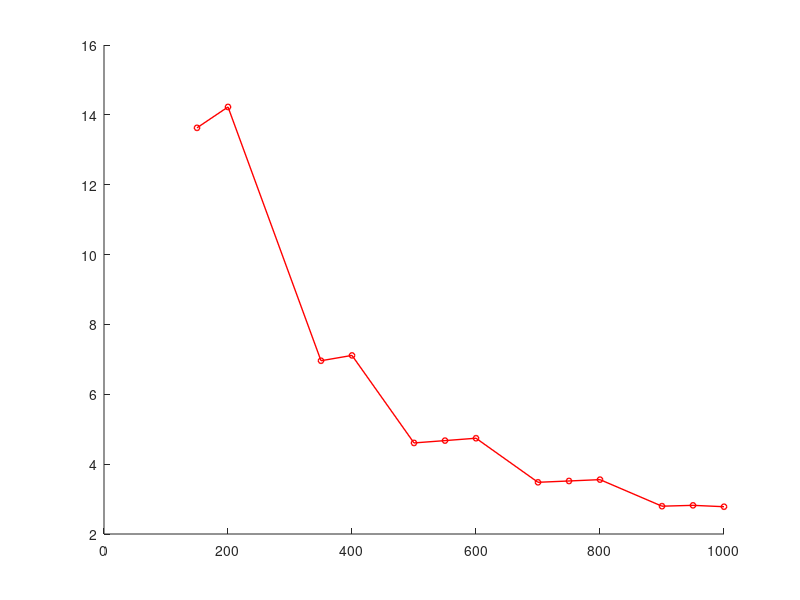
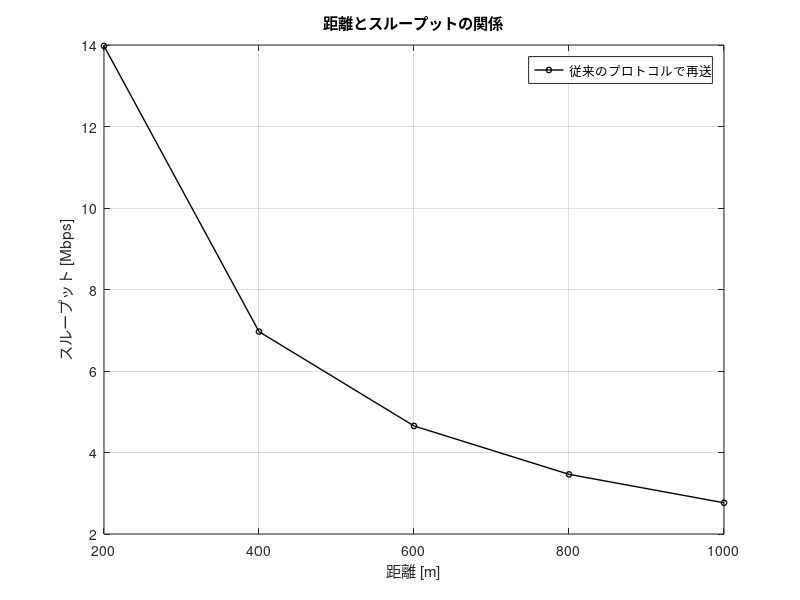

MATLAB code for these plots, in order:
%従来のプロトコル(18Mbps→12Mbps)で再送したときと中継し伝送したときのスループットの比較
clear;
Rmin = [-82, -81, -79, -77, -74, -70, -66, -65]; % 最小受信感度 [dBm]
TR = [6, 9, 12, 18, 24, 36, 48, 54]; % 伝送レート [Mbps]
databit = [24, 36, 48, 72, 96, 144, 192, 216]; % OFDMシンボルごとのデータビット[bit]

Tp = 10; % 送信電力 [dBm]
f = 2.4 * 10^9; % 周波数 [Hz]
c = 3 * 10^8; % 光速 [m/s]

PLCP_pre = 16; % PLCPプリアンブル[μs]
PLCPhead_sig = 1; % PLCPヘッダ（シグナル）[μs]
PLCPhead_ser = 16; % PLCPヘッダ（サービス）[μs]
ACK = 80; % 802.11ACKフレーム[bit]
MAC = 192; % 802.11MACヘッダ[bit]
LLC = 64; % LLCヘッダ[bit]
packet = 12000; % IPパケット長[bit]
FCS = 32; % FCS[bit]
tail = 6; % テイルビット[bit]
SIFS = 10; % [μs]
DIFS = 34; % [μs]
backoff = 101.5; % 平均バックオフ制御時間 [μs]
slottime = 9; % ショートスロットタイム[μs]
max_distance = 1000; % 最大距離 [m]
N_max = 20; % 最大端末数
error_rate=0.03;%通信が失敗する確率
num_trials = 100;%試行回数

p= zeros(size(num_trials));%乱数
ACK_t=zeros(size(Rmin));%ACKフレーム[μs]
data_t=zeros(size(Rmin));%データフレーム[μs]
d_max=zeros(size(Rmin));%各伝送レートでの最大送信距離(50mごと)[m]
N_through=zeros(size(Rmin));%各伝送レートでのスルー出来る最大の端末数


for i = 1:length(Rmin)
    Rmin_current = Rmin(i);
    TR_current = TR(i);
    databit_current = databit(i);
    
    % 最大伝送距離の計算
    Lfs = Tp - Rmin_current; % 距離減衰 [dB]
    d_max(i) = floor(((10^(Lfs / 20)) * c) / (4 * pi * f) / 50) * 50; % 最大伝送距離 [m]
    N_through(i) = d_max(i) / 50;
    % フレームの計算
    ACK_t(i) = PLCP_pre + (PLCPhead_sig + ceil((PLCPhead_ser + ACK + FCS + tail) / databit_current)) * 4;
    data_t (i)= PLCP_pre + (PLCPhead_sig + ceil((PLCPhead_ser + MAC + LLC + packet + FCS + tail) / databit_current)) * 4;
end


throughput_1 = zeros(num_trials, N_max);  % 試行回数と距離数に対応するスループット配列を事前確保
throughput_2 = zeros(1, N_max);           % 平均スループット格納用
N_succsess = zeros(1, N_max);             % 距離配列の事前確保

% 図の設定
figure;
hold on;

% パラメータ設定
N = 0;                                    % 現在の端末数
                   

for i = 1:num_trials  % 試行回数分ループ
    N = 0;                               % 各試行の開始時にNをリセット
    total_tt = 0;                        % 総伝送時間もリセット
    
    while N < N_max
        p = rand;  % 確率を生成
        
        % 端末数をカウント
        N = N + N_through(4);  
        total_tt = total_tt + (ACK_t(4) + data_t(4) + SIFS + backoff); % 総伝送時間の計算

        if p < error_rate  % パケットが失敗した場合
            N = max(0, N - 1);  % 1つ手前に戻る
            total_tt = total_tt + slottime + ACK_t(4); % 追加時間を加算
        end
        
        % スループット記録および距離の記録
        if N >= N_max
            throughput_1(i, N_max) = packet / total_tt; % 最大距離におけるスループット
            N_succsess(N_max) = N_max * 50;  % 最大距離を格納
            break;
        else
            throughput_1(i, N) = packet / total_tt; % 現在のNにおけるスループット記録
            N_succsess(N) = N * 50;  % 距離の記録
        end
    end
end
disp(throughput_1);
disp(size(throughput_1));

% 各距離での平均スループット計算
for j = 1:N_max
    % 0以外の要素のみを選んで平均を取る
    non_zero_values = throughput_1(throughput_1(:, j) > 0, j); % 0以外の要素を抽出
    if ~isempty(non_zero_values)  % 抽出後にデータが存在する場合のみ平均計算
        throughput_2(j) = mean(non_zero_values);
    else
        throughput_2(j) = 0;  % 0以外の要素がない場合は0
    end
end

% スループットが0のデータポイントを除外
valid_indices = throughput_2 > 0;  % 0より大きいスループットのみを抽出

% プロット
plot(N_succsess(valid_indices), throughput_2(valid_indices), '-o', 'Color', 'r', 'LineWidth', 1, 'MarkerSize', 4, 'DisplayName', sprintf('%dつ手前の端末で中継', 1));





      total_tt = 0;
    % 条件2: スループット計算 (固定距離リスト)
    if mod(max_distance, d_max(4)) == 0
        distances = d_max(4):d_max(4):max_distance; 
    else
        distances = [d_max(4):d_max(4):max_distance max_distance];
    end
  
    
    throughput_3= zeros(num_trials, length(distances)); % スループット_2 の事前割り当て
    throughput_4= zeros(1, length(distances)); % スループット_3 の事前割り当て
    
    for i = 1:num_trials
        
        for j = 1:length(distances)
            p = rand; % ランダムな確率を生成
            D = distances(j);
            if p < error_rate
                % 再送が発生する場合 (最初は18 Mbps、再送は12 Mbps)
                total_tt =total_tt+ (ACK_t(4) + data_t(4) + SIFS + backoff)+(ACK_t(3) + data_t(3) + SIFS + backoff) ;
            else
                 % 再送が発生しない場合 (18 Mbps)
                 total_tt =total_tt+ (ACK_t(4) + data_t(4) + SIFS + backoff) ;
               
            end
            throughput_3(i, j) = packet / total_tt; % スループットを計算 [Mbps]
        end
        total_tt = 0;
    end
    
    disp(throughput_3);
    disp(size(throughput_3));
    
    % 各距離に対する平均スループットを計算
    for j = 1:length(distances)
        throughput_4(j) = mean(throughput_3(:, j));
    end
    
    % 結果をプロット
    figure;
    plot(distances, throughput_4, '-o', 'Color', 'k', 'LineWidth', 1, 'MarkerSize', 4, 'DisplayName', '従来のプロトコルで再送');
    xlabel('距離 [m]');
    ylabel('スループット [Mbps]');
    title('距離とスループットの関係');
    grid on;
    legend show;
    